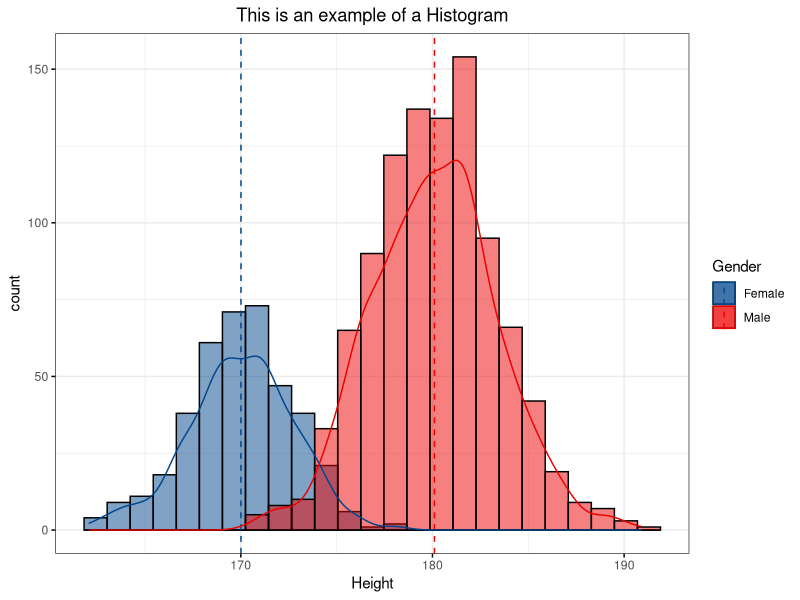
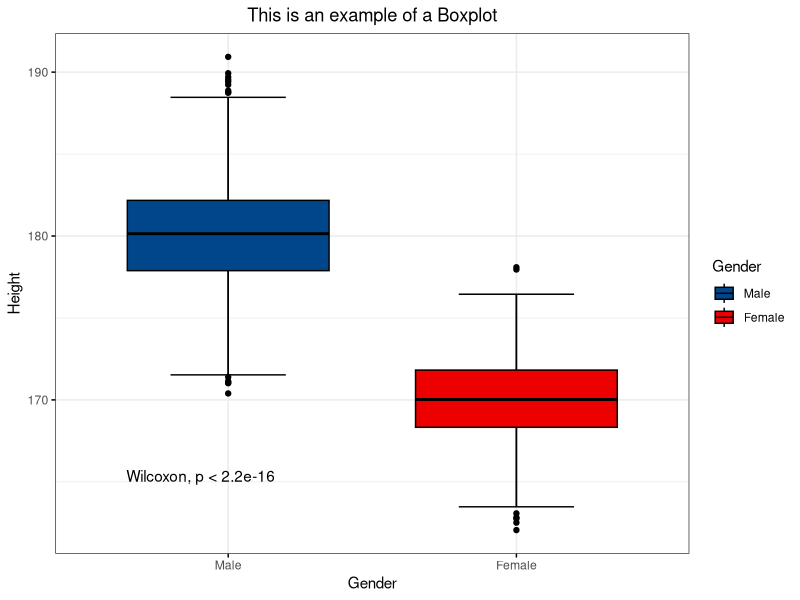
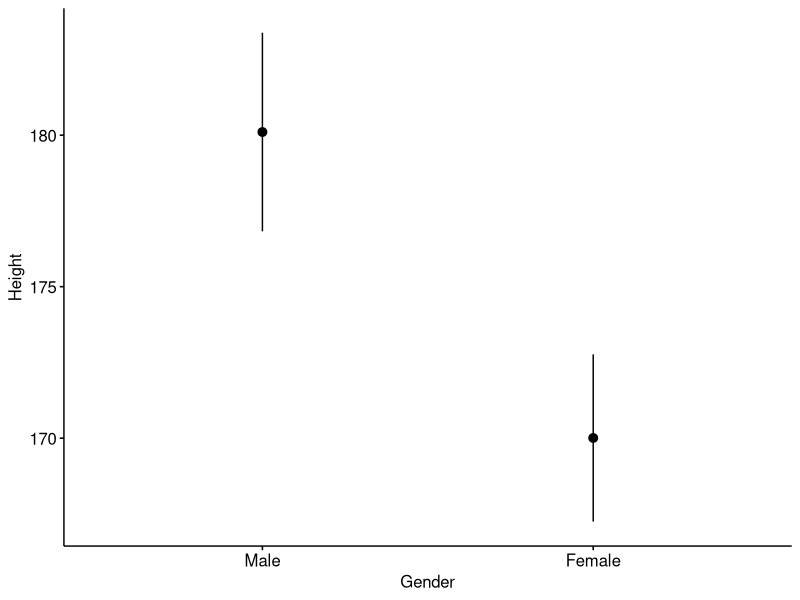

Source code (R) for these figures, in order: (Note: this script raises an error after producing the figures.)
if(!require(ggpubr))library(ggpubr)
if(!require(tidyverse))install.packages("tidyverse")
library(MASS)


Sigma= matrix(c(10,0.5,0.5,15), 2)
Sigma2= matrix(c(7.5,0.75,0.75,7.5), 2)


df =  data.frame(mvrnorm(1000,c(180,80) , Sigma = Sigma) , Gender = rep("Male"))
df2 =  data.frame(mvrnorm(400,c(170,65) , Sigma = Sigma2) , Gender = rep("Female"))

df = rbind(df, df2)
names(df) = c("Height","Weight","Gender")





## How to make a histogram

gghistogram(data = df ,x =  "Height", 
            y = "..count..",bins = 25, fill = "Gender",
            palette = "lancet",ggtheme = theme_bw(), 
            title = "This is an example of a Histogram", 
            add = "mean",add_density = T,label.rectangle = T) + 
  theme(plot.title = element_text(hjust = 0.5))

## How to make a boxplot 

ggboxplot(data = df ,x =  "Gender", 
            y = "Height",fill = "Gender",
            palette = "lancet",
          ggtheme = theme_bw(), 
            title = "This is an example of a Boxplot", 
          bxp.errorbar = T, add = "median_ci") + 
  theme(plot.title = element_text(hjust = 0.5))+  # Add pairwise comparisons p-value
  stat_compare_means(label.y = 165,label.x = 0.75)                  # Add global p-value


# Mean +/- standard deviation
ggerrorplot(df, 
            y = "Height",  
            x= "Gender", 
            desc_stat = "mean_sd")



# Scatter-plot 

ggscatter(df , "X1", "X2",color = "lightgray")



# Basic bar plots with label
p <- ggbarplot(df, x = "Nationality", y = "frequency",
               color = "black", fill = "lightgray")
p

df$Nationality =  as.factor(df$Nationality)

ggbarplot(df, x = "Nationality", y = "frequency",
          color = "Nationality", fill = "Nationality", palette = "jco")



# Rotate to create horizontal bar plots
p + rotate()
